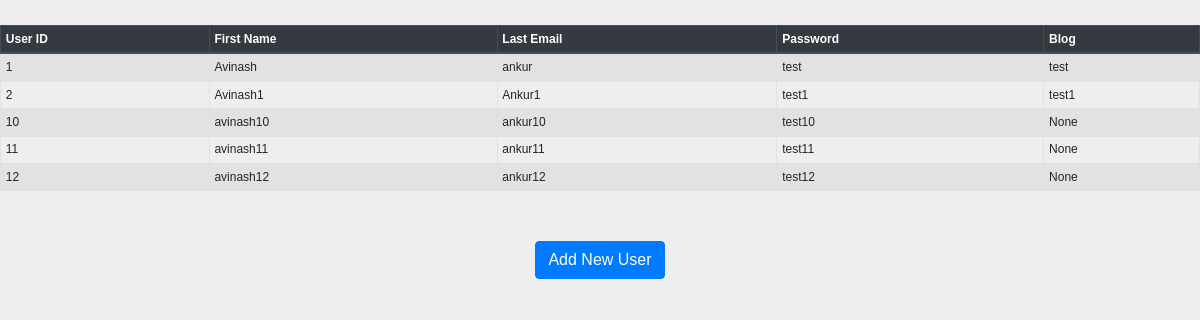
The page /show on the database as committed earlier.
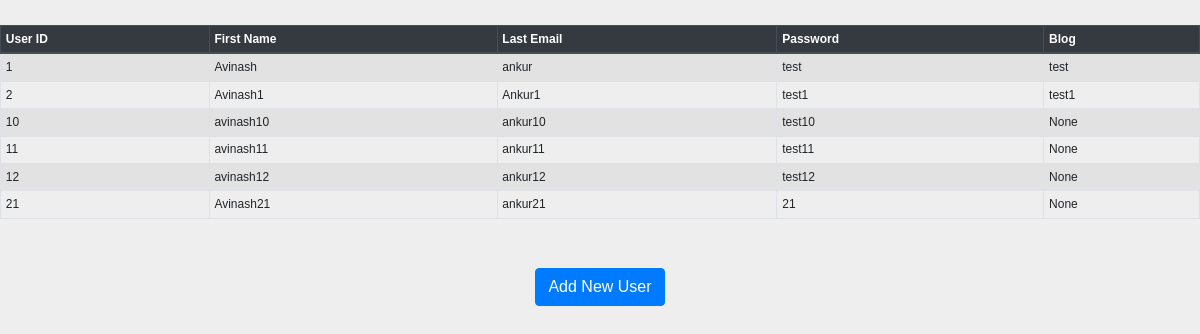
The same page on the database as committed later.
### loginAPI/models.py (models this page shows)
class User(models.Model):
    user_id=models.CharField(max_length=50)
    firstName=models.CharField(max_length=50)
    lastName=models.CharField(max_length=50)
    password=models.CharField(max_length=15)
    blog=models.CharField(max_length=1000,null=True,blank=True)

### loginAPI/views.py (the view)
# urls.py: path('show',views.show),
def show(request):
    users=User.objects.all
    print('now inside the show method')
    return render(request,'show.html',{'users':users})

### Templates/show.html (shortened to what this page needs)
<!DOCTYPE html>
<html lang="en">
<head>
     {% load static %}
     <link rel="stylesheet" href="https://maxcdn.bootstrapcdn.com/bootstrap/4.3.1/css/bootstrap.min.css">
    <link rel="stylesheet" href="{% static 'css/style.css' %}"/>
</head>
<body>
<table class="table table-striped table-bordered table-sm">
    <thead class="thead-dark">
    <tr>
        <th>User ID</th>
        <th>First Name</th>
        <th>Last Email</th>
        <th>Password</th>
        <th>Blog</th>
    </tr>
    </thead>
    <tbody>
{% for user in users %}
    <tr>
        <td>{{ user.user_id }}</td>
        <td>{{ user.firstName }}</td>
        <td>{{ user.lastName }}</td>
        <td>{{ user.password }}</td>
        <td>{{ user.blog }}</td>
    </tr>
{% endfor %}
    </tbody>
</table>
<br>
<br>
<center><a href="/user" class="btn btn-primary">Add New User</a></center>
</body>
</html>

### static/css/style.css (style rules this page uses)
body { font:12px/1.4 Verdana,Arial; background:#eee; height:100%; margin:25px 0; padding:0 }

Rows that differ between the two databases and show on the page:
added User: user_id "21", firstName "Avinash21", lastName "ankur21", password "21", blog "None"
